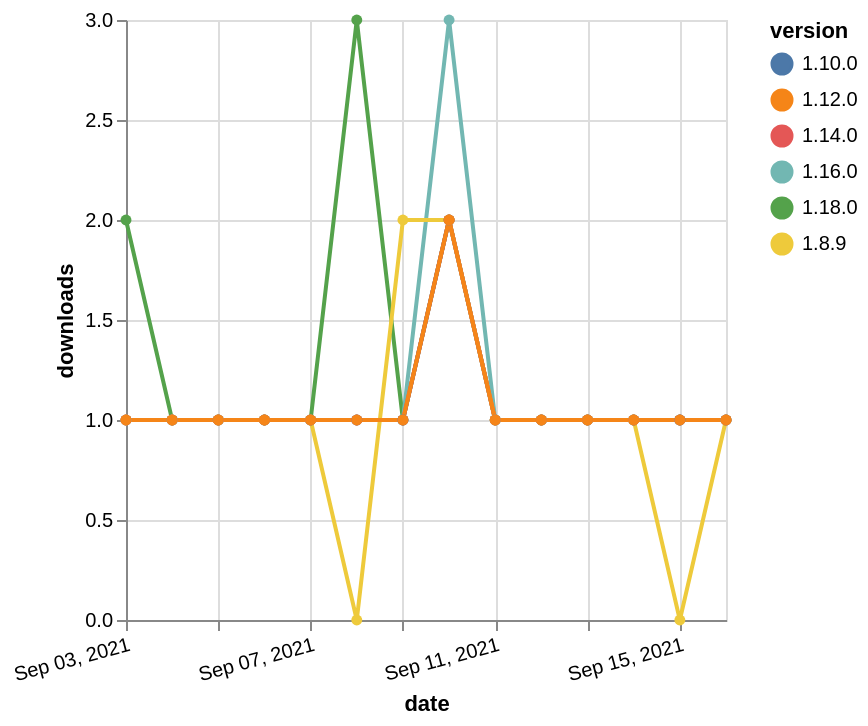

The Vega-Lite source for this figure:
### Vega-Lite specification from a JSON file in a GitHub repository (floating-point values rounded to 4 significant figures)
{"$schema": "https://vega.github.io/schema/vega-lite/v5.json", "description": "A simple bar chart with embedded data.", "data": {"values": [{"date": "2021-09-03", "total": 119, "delta": 2, "version": "1.18.0"}, {"date": "2021-09-04", "total": 120, "delta": 1, "version": "1.18.0"}, {"date": "2021-09-05", "total": 121, "delta": 1, "version": "1.18.0"}, {"date": "2021-09-06", "total": 122, "delta": 1, "version": "1.18.0"}, {"date": "2021-09-07", "total": 123, "delta": 1, "version": "1.18.0"}, {"date": "2021-09-08", "total": 126, "delta": 3, "version": "1.18.0"}, {"date": "2021-09-09", "total": 127, "delta": 1, "version": "1.18.0"}, {"date": "2021-09-10", "total": 129, "delta": 2, "version": "1.18.0"}, {"date": "2021-09-11", "total": 130, "delta": 1, "version": "1.18.0"}, {"date": "2021-09-12", "total": 131, "delta": 1, "version": "1.18.0"}, {"date": "2021-09-13", "total": 132, "delta": 1, "version": "1.18.0"}, {"date": "2021-09-14", "total": 133, "delta": 1, "version": "1.18.0"}, {"date": "2021-09-15", "total": 134, "delta": 1, "version": "1.18.0"}, {"date": "2021-09-16", "total": 135, "delta": 1, "version": "1.18.0"}, {"date": "2021-09-03", "total": 195, "delta": 1, "version": "1.10.0"}, {"date": "2021-09-04", "total": 196, "delta": 1, "version": "1.10.0"}, {"date": "2021-09-05", "total": 197, "delta": 1, "version": "1.10.0"}, {"date": "2021-09-06", "total": 198, "delta": 1, "version": "1.10.0"}, {"date": "2021-09-07", "total": 199, "delta": 1, "version": "1.10.0"}, {"date": "2021-09-08", "total": 200, "delta": 1, "version": "1.10.0"}, {"date": "2021-09-09", "total": 201, "delta": 1, "version": "1.10.0"}, {"date": "2021-09-10", "total": 203, "delta": 2, "version": "1.10.0"}, {"date": "2021-09-11", "total": 204, "delta": 1, "version": "1.10.0"}, {"date": "2021-09-12", "total": 205, "delta": 1, "version": "1.10.0"}, {"date": "2021-09-13", "total": 206, "delta": 1, "version": "1.10.0"}, {"date": "2021-09-14", "total": 207, "delta": 1, "version": "1.10.0"}, {"date": "2021-09-15", "total": 208, "delta": 1, "version": "1.10.0"}, {"date": "2021-09-16", "total": 209, "delta": 1, "version": "1.10.0"}, {"date": "2021-09-03", "total": 213, "delta": 1, "version": "1.16.0"}, {"date": "2021-09-04", "total": 214, "delta": 1, "version": "1.16.0"}, {"date": "2021-09-05", "total": 215, "delta": 1, "version": "1.16.0"}, {"date": "2021-09-06", "total": 216, "delta": 1, "version": "1.16.0"}, {"date": "2021-09-07", "total": 217, "delta": 1, "version": "1.16.0"}, {"date": "2021-09-08", "total": 218, "delta": 1, "version": "1.16.0"}, {"date": "2021-09-09", "total": 219, "delta": 1, "version": "1.16.0"}, {"date": "2021-09-10", "total": 222, "delta": 3, "version": "1.16.0"}, {"date": "2021-09-11", "total": 223, "delta": 1, "version": "1.16.0"}, {"date": "2021-09-12", "total": 224, "delta": 1, "version": "1.16.0"}, {"date": "2021-09-13", "total": 225, "delta": 1, "version": "1.16.0"}, {"date": "2021-09-14", "total": 226, "delta": 1, "version": "1.16.0"}, {"date": "2021-09-15", "total": 227, "delta": 1, "version": "1.16.0"}, {"date": "2021-09-16", "total": 228, "delta": 1, "version": "1.16.0"}, {"date": "2021-09-03", "total": 259, "delta": 1, "version": "1.8.9"}, {"date": "2021-09-04", "total": 260, "delta": 1, "version": "1.8.9"}, {"date": "2021-09-05", "total": 261, "delta": 1, "version": "1.8.9"}, {"date": "2021-09-06", "total": 262, "delta": 1, "version": "1.8.9"}, {"date": "2021-09-07", "total": 263, "delta": 1, "version": "1.8.9"}, {"date": "2021-09-08", "total": 263, "delta": 0, "version": "1.8.9"}, {"date": "2021-09-09", "total": 265, "delta": 2, "version": "1.8.9"}, {"date": "2021-09-10", "total": 267, "delta": 2, "version": "1.8.9"}, {"date": "2021-09-11", "total": 268, "delta": 1, "version": "1.8.9"}, {"date": "2021-09-12", "total": 269, "delta": 1, "version": "1.8.9"}, {"date": "2021-09-13", "total": 270, "delta": 1, "version": "1.8.9"}, {"date": "2021-09-14", "total": 271, "delta": 1, "version": "1.8.9"}, {"date": "2021-09-15", "total": 271, "delta": 0, "version": "1.8.9"}, {"date": "2021-09-16", "total": 272, "delta": 1, "version": "1.8.9"}, {"date": "2021-09-03", "total": 164, "delta": 1, "version": "1.14.0"}, {"date": "2021-09-04", "total": 165, "delta": 1, "version": "1.14.0"}, {"date": "2021-09-05", "total": 166, "delta": 1, "version": "1.14.0"}, {"date": "2021-09-06", "total": 167, "delta": 1, "version": "1.14.0"}, {"date": "2021-09-07", "total": 168, "delta": 1, "version": "1.14.0"}, {"date": "2021-09-08", "total": 169, "delta": 1, "version": "1.14.0"}, {"date": "2021-09-09", "total": 170, "delta": 1, "version": "1.14.0"}, {"date": "2021-09-10", "total": 172, "delta": 2, "version": "1.14.0"}, {"date": "2021-09-11", "total": 173, "delta": 1, "version": "1.14.0"}, {"date": "2021-09-12", "total": 174, "delta": 1, "version": "1.14.0"}, {"date": "2021-09-13", "total": 175, "delta": 1, "version": "1.14.0"}, {"date": "2021-09-14", "total": 176, "delta": 1, "version": "1.14.0"}, {"date": "2021-09-15", "total": 177, "delta": 1, "version": "1.14.0"}, {"date": "2021-09-16", "total": 178, "delta": 1, "version": "1.14.0"}, {"date": "2021-09-03", "total": 180, "delta": 1, "version": "1.12.0"}, {"date": "2021-09-04", "total": 181, "delta": 1, "version": "1.12.0"}, {"date": "2021-09-05", "total": 182, "delta": 1, "version": "1.12.0"}, {"date": "2021-09-06", "total": 183, "delta": 1, "version": "1.12.0"}, {"date": "2021-09-07", "total": 184, "delta": 1, "version": "1.12.0"}, {"date": "2021-09-08", "total": 185, "delta": 1, "version": "1.12.0"}, {"date": "2021-09-09", "total": 186, "delta": 1, "version": "1.12.0"}, {"date": "2021-09-10", "total": 188, "delta": 2, "version": "1.12.0"}, {"date": "2021-09-11", "total": 189, "delta": 1, "version": "1.12.0"}, {"date": "2021-09-12", "total": 190, "delta": 1, "version": "1.12.0"}, {"date": "2021-09-13", "total": 191, "delta": 1, "version": "1.12.0"}, {"date": "2021-09-14", "total": 192, "delta": 1, "version": "1.12.0"}, {"date": "2021-09-15", "total": 193, "delta": 1, "version": "1.12.0"}, {"date": "2021-09-16", "total": 194, "delta": 1, "version": "1.12.0"}]}, "width": "container", "mark": {"type": "line", "point": {"filled": true}}, "encoding": {"x": {"field": "date", "type": "temporal", "timeUnit": "yearmonthdate", "title": "date", "axis": {"labelAngle": -15}}, "y": {"field": "delta", "type": "quantitative", "title": "downloads"}, "color": {"field": "version", "type": "nominal"}, "tooltip": {"field": "delta"}}}
